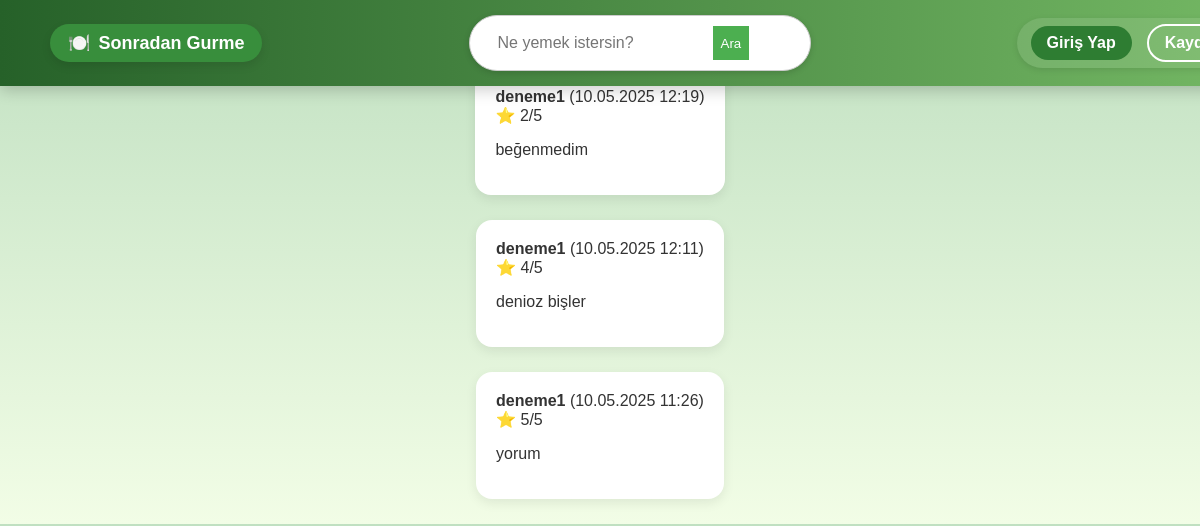
/sgapp/yorumlar/, run on the app's committed database.
### sgapp/models.py (models this page shows, shortened)
class Review(models.Model):
    RATING_CHOICES = [(i, str(i)) for i in range(1, 6)]
    user = models.ForeignKey(User, on_delete=models.CASCADE)
    restaurant = models.ForeignKey('Restaurant', on_delete=models.CASCADE)  # 👈 Tırnak içinde!
    comment = models.TextField()
    rating = models.IntegerField(choices=RATING_CHOICES)
    created_at = models.DateTimeField(auto_now_add=True)
    status = models.CharField(max_length=20, choices=[
        ('pending', 'Bekliyor'),
        ('approved', 'Onaylandı'),
        ('rejected', 'Reddedildi')
    ], default='pending')

class User(AbstractUser):
    ROLE_CHOICES = (
        ('normal', 'Normal Kullanıcı'),
        ('gurme', 'Gurme'),
        ('moderator', 'Moderatör'),
    )
    role = models.CharField(max_length=10, choices=ROLE_CHOICES, default='normal')
    bio = models.TextField(blank=True)
    profile_picture = models.ImageField(upload_to='profiles/', null=True, blank=True)
    favorite_dish = models.CharField(max_length=100, blank=True, null=True)

### sgapp/views.py (the view)
# urls.py: path('yorumlar/', views.yorumlar_view, name='yorumlar'),
def yorumlar_view(request):
    yorumlar = Review.objects.filter(status='approved').order_by('-created_at')
    return render(request, 'yorumlar.html', {'yorumlar': yorumlar})

### sgapp/context_processors.py (called while the page is built, shortened)
def moderator_bildirimler(request):
    return {}

### templates/yorumlar.html
{% extends "base.html" %}
{% block content %}
<h2>📝 Yorumlar</h2>
{% if yorumlar %}
    {% for yorum in yorumlar %}
        <div class="yorum-karti">
            <strong>{{ yorum.user.username }}</strong>
            <span>({{ yorum.created_at|date:"d.m.Y H:i" }})</span><br>
            ⭐ {{ yorum.rating }}/5<br>
            <p>{{ yorum.comment }}</p>
        </div>
    {% endfor %}
{% else %}
    <p>Henüz onaylı yorum bulunamadı.</p>
{% endif %}
{% endblock %}

### static/css/styles.css (style rules this page uses)
body { font-family: 'Poppins', sans-serif; background: linear-gradient(to bottom, #c0e0c1, #f2fde6); color: #333; margin: 0; padding: 0; display: flex; flex-direction: column; align-items: center; }
.yorum-karti { background-color: #ffffff; border-radius: 16px; box-shadow: 0 4px 12px rgba(0,0,0,0.08); padding: 20px; margin-bottom: 25px; text-align: left; }

### data on the page
Review: user.username "deneme1", created_at "10.05.2025 12:19", rating "2", comment "beğenmedim"
Review: user.username "deneme1", created_at "10.05.2025 12:11", rating "4", comment "denioz bişler"
Review: user.username "deneme1", created_at "10.05.2025 11:26", rating "5", comment "yorum"
